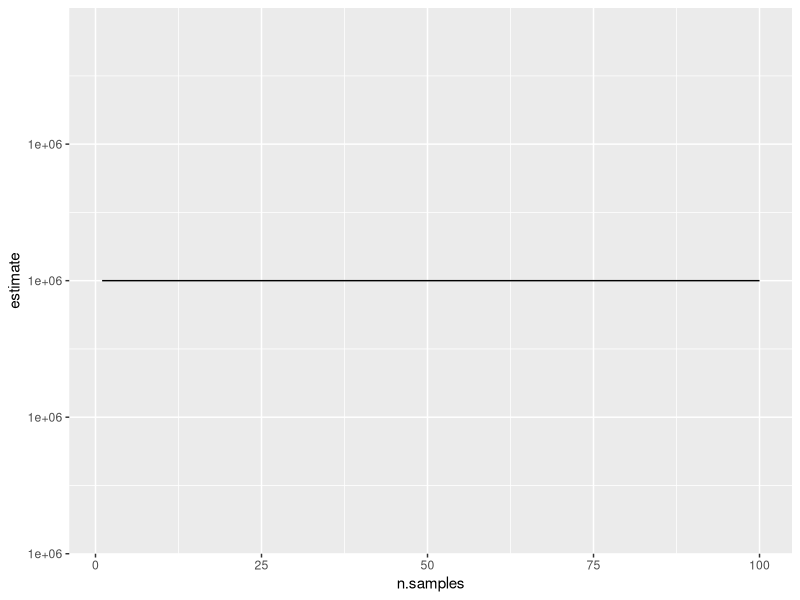
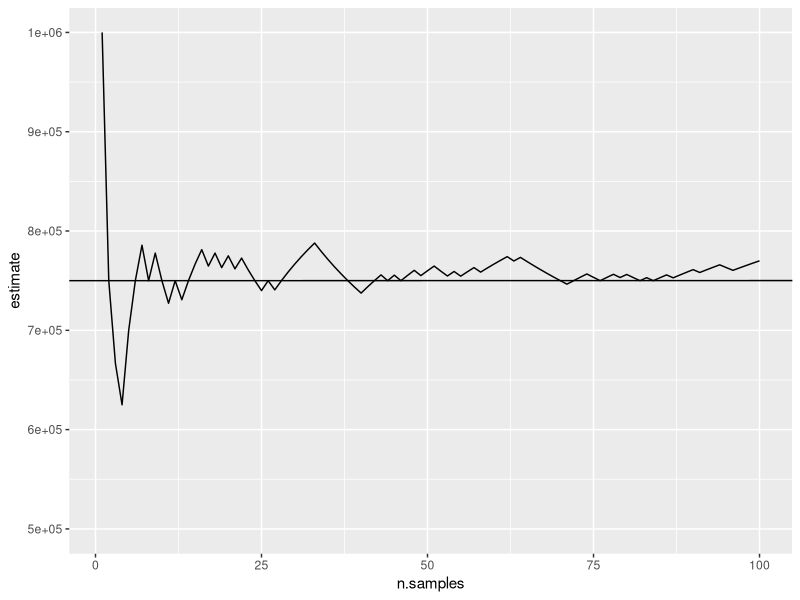
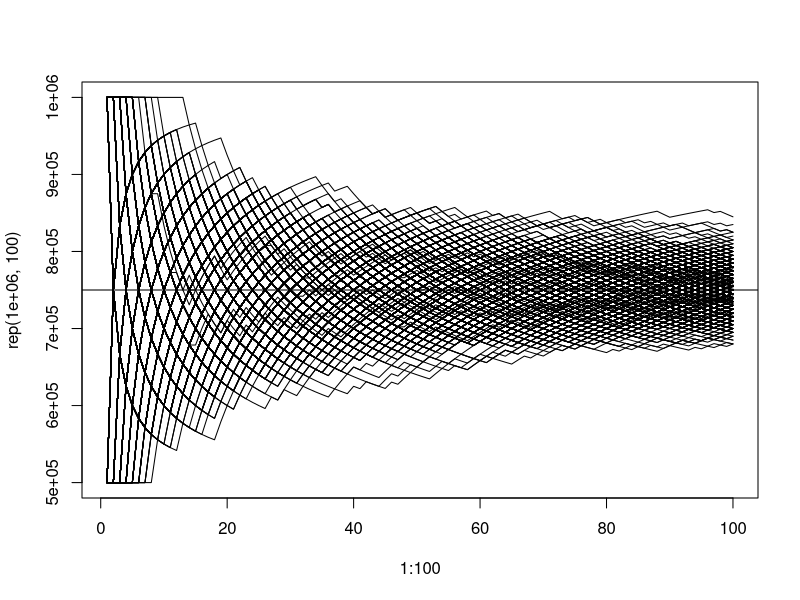
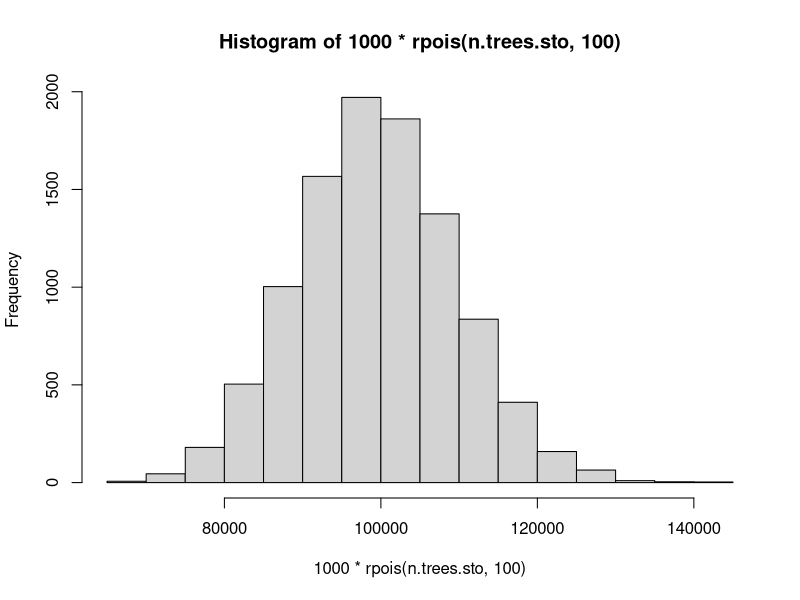
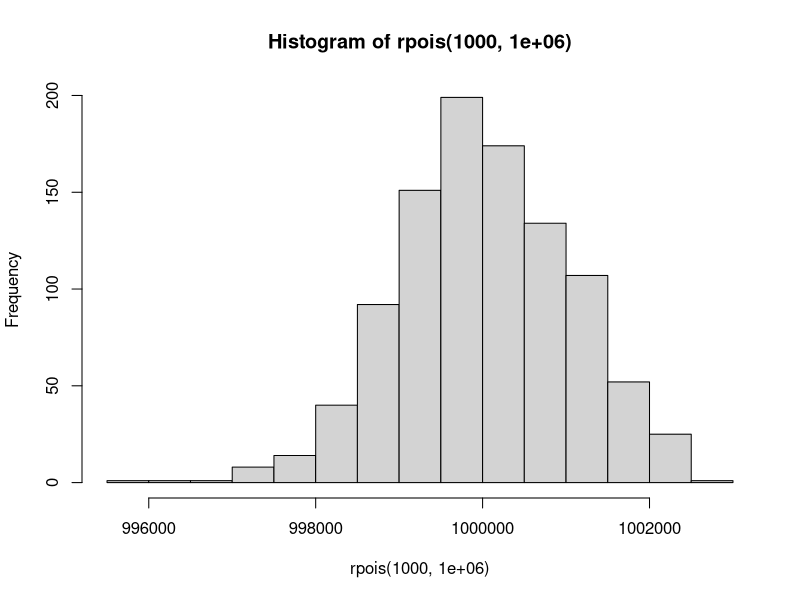
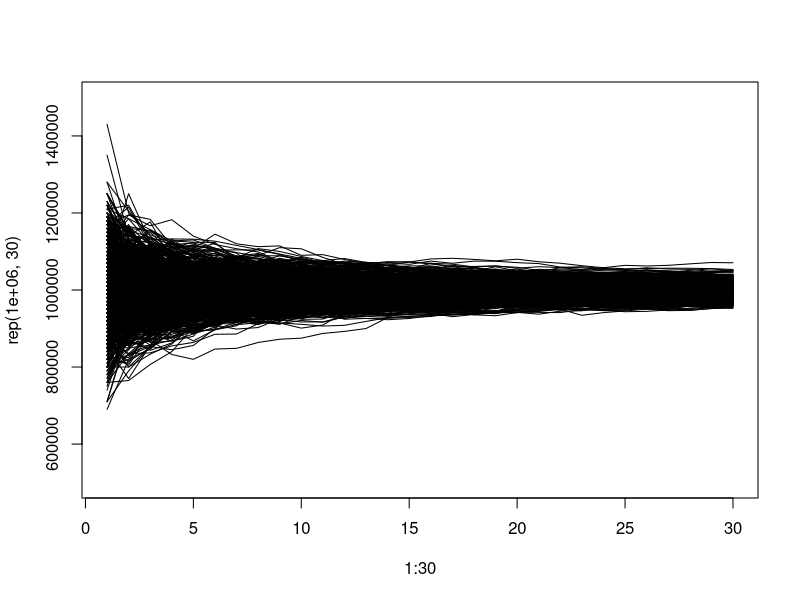

Source code (R) for these figures, in order: (Note: a time limit stopped this script after it produced the figures.)
## ---- chunk 1
library(ggplot2)
## ---- chunk 2
nx <- 100
ny <- 100
n.trees.uni <- nx * ny
n.apples.per.tree.uni <- 100
n.apples.uni <- n.trees.uni * n.apples.per.tree.uni
## ---- chunk 3
uniform.orchard.df <- data.frame(tree.number=1:n.trees.uni, n.apples=n.apples.per.tree.uni)
## ---- chunk 4
sampling.df <- data.frame(n.samples=1:100,estimate=NA)
for(i in 1:nrow(sampling.df)){
  sampling.df[i,"estimate"] <- mean(uniform.orchard.df[sample(seq(0, n.trees.uni), sampling.df[i,"n.samples"],replace=FALSE), "n.apples"]) * n.trees.uni
}
g <- ggplot(sampling.df, aes(x=n.samples, y=estimate)) +
  geom_line()
g
## ---- chunk 5
nx <- 100
ny <- 100
prop.bad <- 0.5
n.trees <- nx * ny
n.apples.per.good.tree <- 100
n.apples.per.bad.tree <- 50
n.apples <- (n.trees*(1-prop.bad) * n.apples.per.good.tree) + (n.trees*prop.bad * n.apples.per.bad.tree)
## ---- chunk 6
twotier.orchard.df <- data.frame(tree.number=1:n.trees, n.apples=rep(c(n.apples.per.good.tree, n.apples.per.bad.tree), n.trees/2))
## ---- chunk 7
tree.numbers <- sample(seq(0, n.trees), 100)
sampling.df <- data.frame(n.samples=1:100,estimate=NA)
for(i in 1:100){
  sampling.df[i, "estimate"] <- mean(twotier.orchard.df[tree.numbers[1:i], "n.apples"]) * n.trees
  
}
g <- ggplot(sampling.df, aes(x=n.samples, y=estimate)) +
  geom_line() + ylim(5E05, 1E06) + geom_abline(intercept=sum(twotier.orchard.df$n.apples))
g
## ---- chunk 8
deterministic.list <- list()

## plot a large number of realisations of obtaining 100 samples
n.sim <- 1000
plot(1:100, rep(1E06,100), type='n', ylim=c(5E05,1E06))
for(n in 1:n.sim){
  
tree.numbers <- sample(seq(0, n.trees), 100)
sampling.df <- data.frame(n.samples=1:100,estimate=NA)
for(i in 1:100){
  sampling.df[i, "estimate"] <- mean(twotier.orchard.df[tree.numbers[1:i], "n.apples"]) * n.trees
  
}
lines(1:100, sampling.df$estimate)
deterministic.list[[n]] <- sampling.df
}
abline(a=sum(twotier.orchard.df$n.apples), b=0, lty=1)

## what is the probability of overestimating the true number of apples?
## when n=1 samples,
for (nn in 1:20){
nnn <- do.call(rbind, lapply(1:n.sim, function(i){deterministic.list[[i]][nn,"estimate"]}))
tt <- table(nnn > sum(twotier.orchard.df$n.apples))
print(paste0("n=", nn, " p(overestimate) = ", tt[2]/sum(tt)))
}

## ---- chunk 9
nx <- 100
ny <- 100
n.trees.sto <- nx * ny
n.apples.sto <- sum(rpois(n.trees.sto, 100))
## ---- chunk 10
hist(1000*rpois(n.trees.sto, 100))
## ---- chunk 11
hist(rpois(1000, 1E06))
## ---- chunk 12
n.trees.sto <- 10000

n.sims <- 1000

sto.df <- do.call(
  rbind,
lapply(1:n.sims, 
       function(s){data.frame(sim.number=s, tree.number=1:n.trees.sto, n.apples=rpois(n.trees.sto, 100))}
       )
  
)


summary(sto.df)
## ---- chunk 13
stochastic.list <- list()

## plot a large number of realisations of obtaining 30 samples
n.sims <- 1000

plot(1:30, rep(1E06,30), type='n', ylim=c(5E05,1.5E06))
for(n in 1:n.sims){
  
tree.numbers <- sample(seq(0, n.trees), 30)
sampling.df <- data.frame(n.samples=1:30,estimate=NA)
for(i in 1:30){
  sampling.df[i, "estimate"] <- mean(sto.df[tree.numbers[1:i], "n.apples"]) * n.trees.sto
}
lines(1:30, sampling.df$estimate)
stochastic.list[[n]] <- sampling.df
}
abline(a=sum(sto.df$n.apples), b=0, lty=1)

## 
## what is the probability of overestimating the true number of apples?
for(i in 1:30){
tt <- table(do.call(rbind, lapply(1:n.sims, function(ns){stochastic.list[[ns]][i,"estimate"] > sum(sto.df[sto.df$sim.number==ns,"n.apples"])})))
print(paste0("n=", i, " p(overestimate)=", tt[1]/sum(tt)))
}

## ---- chunk 14
n.sims <- 10000

## use a loop
loop.list <-list()
start_time <- Sys.time()
for(n in 1:n.sims){
  loop.list[[n]] <- data.frame(sim.num=n, rpois(10000, 10))
  }
end_time <- Sys.time()

print(paste0("simulating 10000 times 10000 poisson observations in a loop took ", end_time - start_time, " seconds"))


## use lapply
start_time <- Sys.time()
lapply.list <-lapply(1:n.sims, function(n){data.frame(sim.num=n, rpois(10000, 10))})
end_time <- Sys.time()

print(paste0("simulating 10000 times 10000 poisson observations using lapply took ", end_time - start_time, " seconds"))
